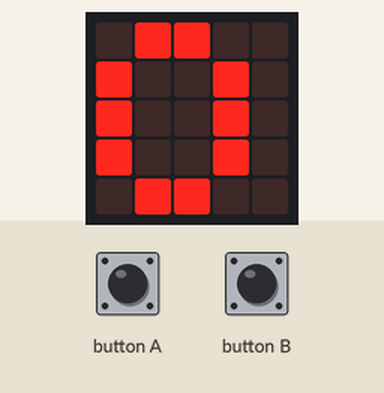
Recording of a program running on a simulated BBC micro:bit (MakeCode). Shown: the board's 5×5 LED display. Inputs (shaded band) come from the test bench.

Above: at 1.9 s.
2.0 s: button A pressed for 0.15 s
At 2.9 s:
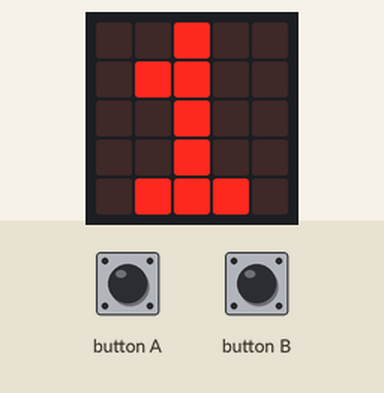
3.6 s: button A pressed for 0.15 s
At 4.1 s:
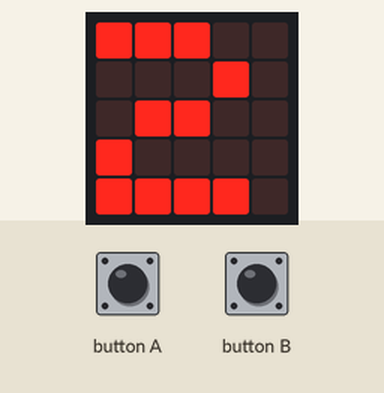
Timing chart, 0 to 6.6 s (numbered marks = the images above; inputs shaded):
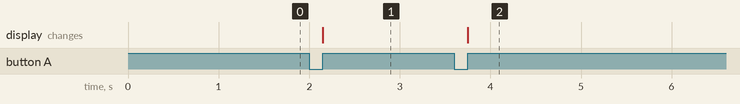

Measured:
- after the input at 2.0 s, the display: changes after 0.15 s (image 1)
- after the input at 3.6 s, the display: changes after 0.15 s (image 2)

The program:

main.ts
```typescript
input.onButtonPressed(Button.A, function () {
    Kunder += 1
    basic.showNumber(Kunder)
})
input.onButtonPressed(Button.B, function () {
    if (Kunder > 0) {
        Kunder += Kunder - 1
    } else {
        basic.showNumber(Kunder)
    }
})
let Kunder = 0
Kunder = 0
basic.showNumber(Kunder)
```

test.ts
```typescript
// testene settes inn her; disse vil ikke kompilert så lenge denne pakken blir brukt som en utvidelse.
```
